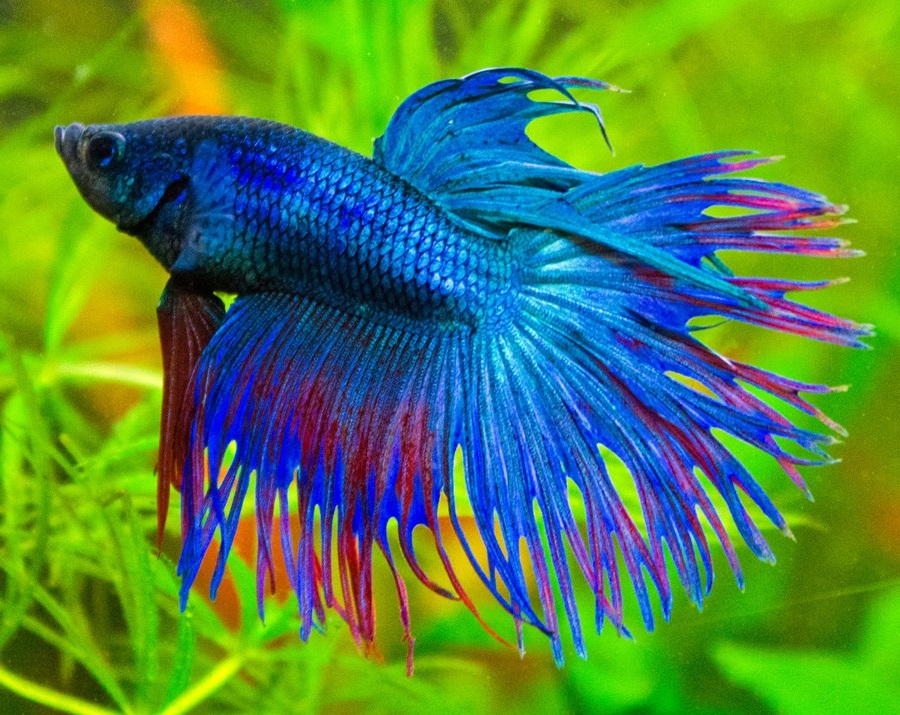
#> input picture 01.jpg, 900 x 715 px
$ python pixelXpixel.py
#> lines starting #> are read from the running program, lines starting #| are printed output that depends on the picture; after the words box and inside, x2 and y2 are one past the last pixel; in counts of white or black regions, pixels touching at a corner belong together
import numpy as np
import cv2
import random
m=cv2.imread("01.jpg")
#> m is the input picture: shape (715, 900, 3); mean B, G, R 70.4, 132.9, 82
h,w,bpp = np.shape(m)
#> h = 715; w = 900; bpp = 3


for py in range(0,h):
    for px in range(0,w):
        if(m[py][px][0] >200):
            m[py][px][0]=random.randint(0,255)
            m[py][px][1]=random.randint(0,255)
            m[py][px][2]=random.randint(0,255)
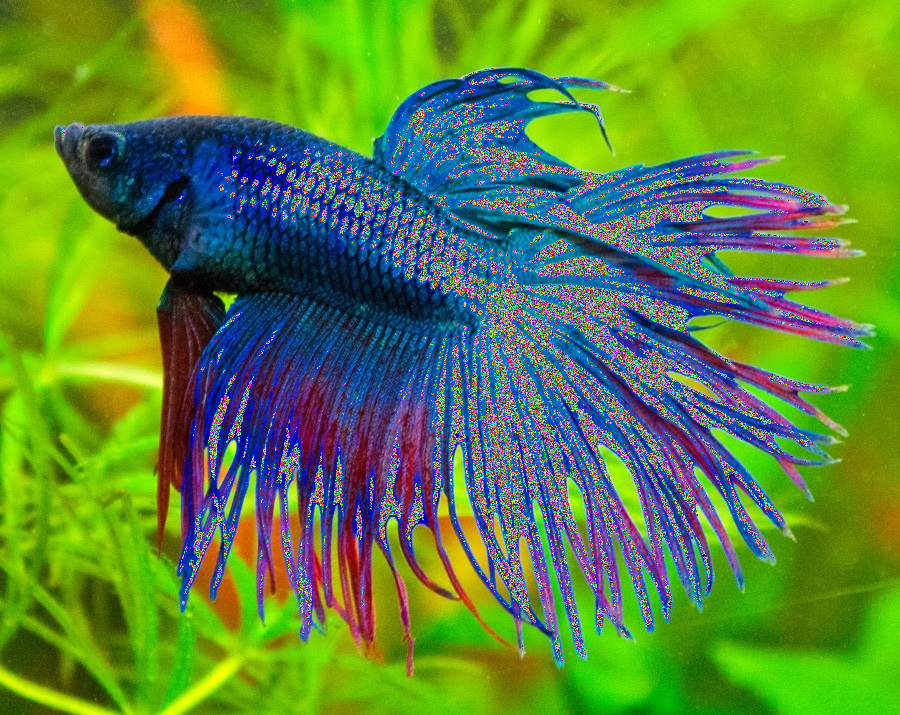
#> m: shape (715, 900, 3); 11.95% of pixels changed, all inside (x1, y1, x2, y2) = (62, 68, 861, 663)

cv2.imshow('matrix', m)
cv2.waitKey(0)
cv2.imwrite('yourNewImage.jpg',m)
